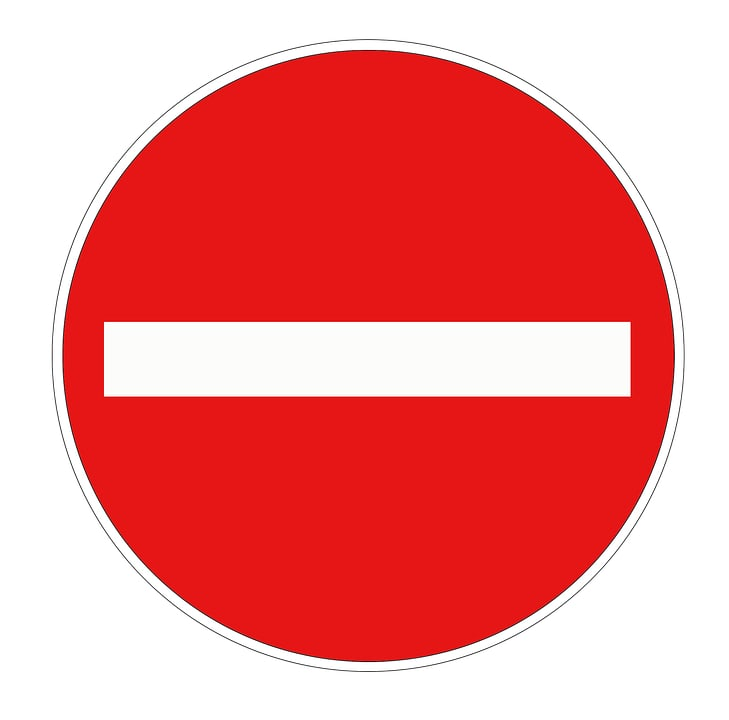
//> input picture tutorials/radon/1.jpg, 729 x 720 px; the run also reads 1 picture not shown here
$ ./test_radon   (built with g++ and OpenCV 4)
//> lines starting //> are read from the running program, lines starting //| are printed output that depends on the picture
### tutorials/radon/Singleton.h
/*
 * Singleton.h
 *
 *  Created on: Apr 2, 2014
 *      Author:
 */

#ifndef SINGLETON_H_
#define SINGLETON_H_
#include <cstddef>

namespace framework {
template<class T>
class Singleton {
private:
    static T* mInstance;
public:
    static T* Instance() {
        if (!mInstance) {
            mInstance = new T;
        }
        return mInstance;
    }
};

template<class T> T* Singleton<T>::mInstance = NULL;

}

#endif /* SINGLETON_H_ */

### tutorials/radon/Radon.h
#ifndef RADON_H
#define RADON_H

#include <iostream>
#include "opencv2/video/tracking.hpp"
#include "opencv2/features2d.hpp"
#include "opencv2/calib3d.hpp"
#include "opencv2/imgproc.hpp"
#include "opencv2/videoio.hpp"
#include "opencv2/highgui.hpp"
#include "Singleton.h"

namespace framework {
#define W_RANGE 22.5
#define SQRT_2  1.41421356
enum ConvType {
    CONV_FULL, // Full convolution, including border
    CONV_SAME, // Only the part that corresponds to the original image
    CONV_VALID // Only the submatrix containing elements that were not influenced by the border
};

class Radon: public Singleton<Radon> {
    friend class Singleton<Radon>;
public:
    Radon();
    virtual ~Radon();
    void convolution(cv::Mat &res, cv::Mat &img, cv::Mat &kernel, ConvType type);
    void waveletTranform(cv::Mat &res, cv::Mat &img, double threshold);
    void preProcessing(cv::Mat &res, cv::Mat &input, int std_size = 110, int edge = 10);
    bool computeRadon(cv::Mat &res, cv::Mat &img);
    bool computeRadon(double *res, cv::Mat &gray, int index);
    bool initRotateMatrixLookupTable(int &w, int &h, double step = 1, double range = 180);
    bool match(double &res, cv::Mat &r_a, cv::Mat &r_b);
    void computeRSignature(cv::Mat &res, cv::Mat &radon);
    void computeDistance(double &res, cv::Mat &img1, cv::Mat &img2);
private:
    int m_range;
    std::vector<cv::Mat> rot_mats;
};
}


#endif // RADON_H

### tutorials/radon/Radon.cpp
#include "Radon.h"
using namespace framework;

Radon::Radon()
{

}

Radon::~Radon() {

}

void Radon::convolution(cv::Mat &res, cv::Mat &img, cv::Mat &kernel, ConvType type) {
    cv::Mat src = img;
    if (CONV_FULL == type) {
        src = cv::Mat();
        const int additional_rows = kernel.rows -1, additional_cols = kernel.cols - 1;
        cv::copyMakeBorder(img, src, (additional_rows + 1)/2, additional_rows/2,
                           (additional_cols+1)/2, additional_cols/2,
                           cv::BORDER_CONSTANT, cv::Scalar(0));
    }

    cv::Point anchor(kernel.cols - kernel.cols/2 - 1, kernel.rows - kernel.rows/2 - 1);
    int border_mode = cv::BORDER_CONSTANT;
    cv::Mat fkernel;
    cv::flip(kernel, fkernel, -1);
    cv::filter2D(src,res, CV_64FC1, fkernel, anchor, 0, border_mode);

    if (CONV_VALID == type) {
        res = res
                .colRange((kernel.cols-1)/2, res.cols - kernel.cols/2)
                .rowRange((kernel.rows-1)/2, res.rows - kernel.rows/2);
    }
}

void Radon::waveletTranform(cv::Mat &res, cv::Mat &img, double threshold = 0.15) {
    cv::Mat src = img;
    if (img.channels() == 3) {
        cv::cvtColor(img, src, CV_BGR2GRAY);
    }
    double pi = M_PI;
    double m = 1.0;
    double dlt = std::pow(2.0, m);
    double x = 0, y = 0;
    double coff = 0;
    int n = 20;
    double a = -1 / sqrt(2*pi); // M_PI = acos(-1.0)
    cv::Mat phi_x = cv::Mat(n, n, CV_64FC1);
    cv::Mat phi_y = cv::Mat(n, n, CV_64FC1);

    for (int idx = 0; idx < n; idx++) {
        x = idx - (n+1) / 2.0;
        for (int idy = 0; idy < n; idy++) {
            y = idy - (n+1) / 2.0;
            coff = a /(dlt * dlt) * exp(-(x*x + y*y)/(2*dlt*dlt));
            phi_x.at<double>(idx, idy) = (coff * x); // TODO: what the hell?
            phi_y.at<double>(idx, idy) = (coff * y); // TODO: what the hell?
        }
    }
    cv::normalize(phi_x, phi_x);
    cv::normalize(phi_y, phi_y);

    cv::Mat gx, gy;
    this->convolution(gx, src, phi_x, CONV_SAME);
    this->convolution(gy, src, phi_y, CONV_SAME);

    cv::Mat grads = cv::Mat(src.size(), CV_64FC1);
    for (int i = 0; i < gx.rows; i++) {
        for (int j = 0; j < gx.cols; ++j) {
            x = gx.at<double>(i, j); // TODO: what the hell?
            y = gy.at<double>(i, j); // TODO: what the hell?
            grads.at<double>(i, j) = sqrt(x*x + y*y);
        }
    }

    double m_esp = 100.0 / (1LL << 52); // matlab esp = 2^-52
    cv::Mat angle_array = cv::Mat::zeros(src.size(), CV_64FC1);
    for (int i = 0; i < src.rows; i++) {
        for (int j = 0; j < src.cols; ++j) {
            double p = 90.0;
            if (fabs(gx.at<double>(i,j)) > m_esp) {
                p = atan(gy.at<double>(i, j)/ gx.at<double>(i, j)) * 180 / M_PI;
                if ( p < 0) p += 360;
                if (gx.at<double>(i, j) < 0 && p > 180) p -= 180;
                else if (gx.at<double>(i, j) < 0 && p < 180) p+= 180;
            }
            angle_array.at<double>(i, j) = p;
        }
    }

    cv::Mat edge_array = cv::Mat::zeros(src.size(), CV_64FC1);
    for (int i = 0; i < src.rows - 1; i++) {
        for (int j = 0; j < src.cols - 1; ++j) {
            x = angle_array.at<double>(i, j);
            y = grads.at<double>(i, j);
            if (((x >= -W_RANGE) && (x <= W_RANGE)) || ((x >= 180-W_RANGE) && (x <= 180+W_RANGE))) {
                if (y > grads.at<double>(i+1, j) && y > grads.at<double>(i-1, j)) edge_array.at<double>(i,j) = y;
            } else
                if (((x >= 90 - W_RANGE) && (x <= 90+W_RANGE)) || ((x >= 270 - W_RANGE) && (x <= 270+W_RANGE))) {
                    if (y > grads.at<double>(i, j+1) && y > grads.at<double>(i, j-1)) edge_array.at<double>(i, j) = y;
            } else
                if (((x >= 45 - W_RANGE) && (x <= 45+W_RANGE)) || ((x >= 225 - W_RANGE) && (x <= 225+W_RANGE))) {
                    if (y > grads.at<double>(i+1, j+1) && y > grads.at<double>(i-1, j-1)) edge_array.at<double>(i, j) = y;
            } else
                if (y > grads.at<double>(i+1, j-1) && y > grads.at<double>(i-1, j+1)) edge_array.at<double>(i, j) = y;
        }
    }

    // find max
    double max_e = edge_array.at<double>(0, 0);
    for (int i = 0; i < edge_array.rows; i++) {
        for (int j = 0; j < edge_array.cols; ++j) {
            if (max_e < edge_array.at<double>(i, j)) max_e = edge_array.at<double>(i, j);
        }
    }

    res = cv::Mat::zeros(src.size(), CV_8UC1);
    for (int i = 0; i < edge_array.rows; i++) {
        for (int j = 0; j < edge_array.cols; ++j) {
            edge_array.at<double>(i,j) /= max_e;
            if (edge_array.at<double>(i,j) > threshold) res.at<uchar>(i, j) = 255;
        }
    }
}

void Radon::preProcessing(cv::Mat &res, cv::Mat &input, int std_size, int edge) {
    cv::Mat gray;
    if (input.channels() == 3) this->waveletTranform(gray, input, 0.1);
    else gray = input.clone();
    for (int i = 0; i < edge; i++) {
        gray.row(i) -= gray.row(i); // clear data?
        gray.row(gray.rows - 1 - i) -= gray.row(gray.rows - 1 - i);
        gray.col(i) -= gray.col(i);
        gray.col(gray.cols - 1 - i) -= gray.col(gray.cols - 1 - i);
    }
    if (gray.cols != std_size || gray.rows != std_size)
        cv::resize(gray, gray, cv::Size(std_size, std_size));

    int w = (int)(SQRT_2 * (double) std_size) + 1;
    int t_pad = (w - std_size)/2;
    int l_pad = t_pad;
    int d_pad = w - t_pad - std_size;
    int r_pad = d_pad;

    cv::copyMakeBorder(gray, res, t_pad, d_pad, l_pad, r_pad, cv::BORDER_CONSTANT, 0);
}

bool Radon::computeRadon(cv::Mat &res, cv::Mat &img) {
    cv::Mat gray;
    this->preProcessing(gray, img);
    cv::imshow("gray", gray);
    int i = 0;
#ifdef USE_COL
    res = cv::Mat::zeros(m_range, gray.cols, CV_32FC1);
#else
    res = cv::Mat::zeros(gray.rows, m_range, CV_32FC1);
#endif
    int j = 0;
    for (i = 0; i < m_range; i++) {
#ifdef USE_COL
        double * ran = (double *)std::calloc(gray.cols, sizeof(double));
#else
        double * ran = (double *)std::calloc(gray.rows, sizeof(double));
#endif
        computeRadon(ran, gray, i);
#ifdef USE_COL
        for (j = 0; j < gray.cols; j++) {
            res.at<float>(i,j) = ran[j];
        }
#else
        for (j = 0; j < gray.cols; j++) {
            res.at<float>(j,i) = ran[j];
        }
#endif
    }
    double min, max;
    cv::minMaxLoc(res, &min, &max);
    res /= max;
    res *= 255;
    return true;
}

bool Radon::computeRadon(double *res, cv::Mat &gray, int index) {
    cv::Mat output;
    cv::warpAffine(gray, output, rot_mats[index], gray.size());
    int x, y;
    for (y = 0; y < gray.cols; y++) {
        for (x = 0; x < output.rows; x++) {
            res[y] += output.at<uchar>(y, x);
        }
    }
    return true;
}

bool Radon::initRotateMatrixLookupTable(int &w, int &h, double step, double range) {
    int new_w = (int)(w * SQRT_2) + 1;
    int new_h = (int)(h * SQRT_2) +1;
    cv::Point center(new_w/2, new_h/2);
    double scale = 1.0;
    double angle = 0.0;

    while (angle < range) {
        cv::Mat rot_mat( 2, 3, CV_32FC1 );
        rot_mat = cv::getRotationMatrix2D(center, angle, scale);
        rot_mats.push_back(rot_mat);
        angle = angle + step;
    }

    m_range = (int)(range/step);
    return true;
}

// [6 lines left out: function match, not called in this run]

void Radon::computeRSignature(cv::Mat &res, cv::Mat &radon) {
    cv::Mat m_radon;
    cv::multiply(radon, radon, m_radon);
    double mean = 0;
    res = cv::Mat::zeros(1, m_radon.cols, CV_32FC1);
    for (int i = 0; i < m_radon.rows; i++) {
        res += m_radon.row(i);
    }
    for (int i = 0; i < res.cols; i++) {
        mean += res.at<float>(0,i);
    }
    res /= mean / m_range;
}

void Radon::computeDistance(double &res, cv::Mat &img1, cv::Mat &img2) {
    cv::Mat err = img1 - img2;
    cv::multiply(err, err, err);
    res = 0;
    for (int i = 0; i < err.cols; i++) res += err.at<float>(0,i);
}

### tutorials/radon/test_radon.cpp
#include <iostream>
#include "Radon.h"

using namespace framework;

int main(int argc, char *argv[])
{
    cv::Mat tmp[6];
    cv::Mat r[6], r_candidate;
    cv::Mat r_sig[6];
    cv::Mat candidate, r_sig_c;

    tmp[0] = cv::imread("1.jpg");
//> tmp[0] is the input picture: 720 rows x 729 cols, CV_8UC3; mean B, G, R 140.5, 140.6, 241
    tmp[1] = cv::imread("2.jpg");
    tmp[2] = cv::imread("3.jpg");
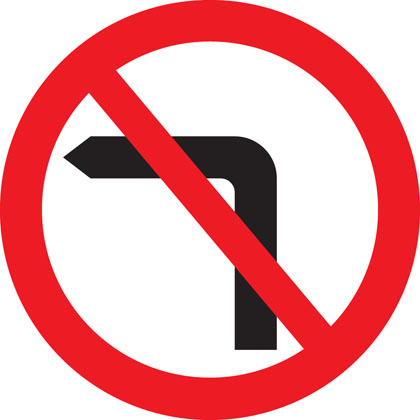
//> input picture tutorials/radon/3.jpg, 420 x 420 px
//> tmp[2] is the input picture: 420 rows x 420 cols, CV_8UC3; mean B, G, R 164.1, 160.9, 234.6
    tmp[3] = cv::imread("4.jpg");
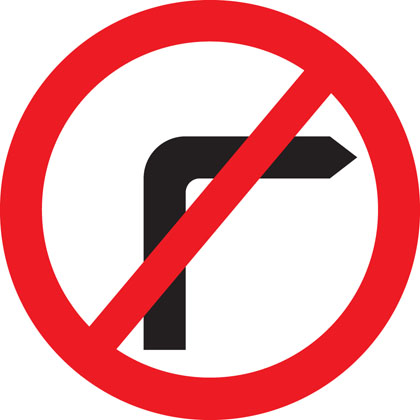
//> input picture tutorials/radon/4.jpg, 420 x 420 px
//> tmp[3] is the input picture: 420 rows x 420 cols, CV_8UC3; mean B, G, R 164.1, 160.9, 234.6
    tmp[4] = cv::imread("5.jpg");
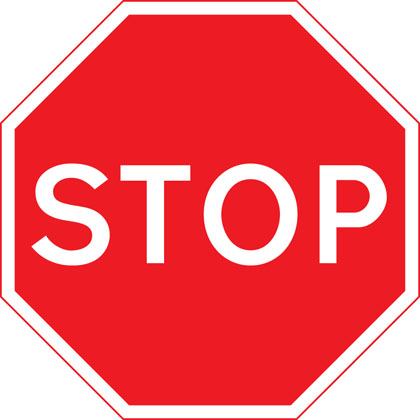
//> input picture tutorials/radon/5.jpg, 420 x 420 px
//> tmp[4] is the input picture: 420 rows x 420 cols, CV_8UC3; mean B, G, R 111.8, 106.1, 242.8
    tmp[5] = cv::imread("6.jpg");
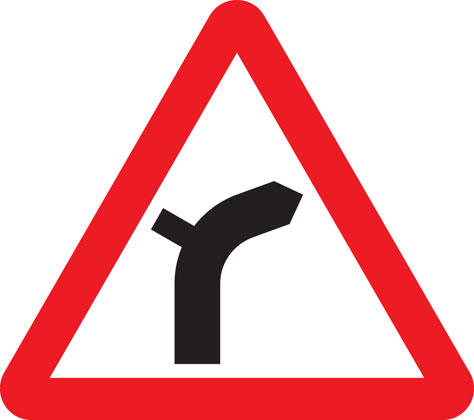
//> input picture tutorials/radon/6.jpg, 474 x 420 px
//> tmp[5] is the input picture: 420 rows x 474 cols, CV_8UC3; mean B, G, R 182.6, 180.1, 237.8
    candidate = cv::imread("2.jpg");

//    double step = 1, range = 180;
    Radon::Instance()->initRotateMatrixLookupTable(tmp[0].cols, tmp[0].rows);

    for (int i = 0; i < 6; i++) {
        Radon::Instance()->computeRadon(r[i], tmp[i]);

        r_sig[i] = cv::Mat::zeros(1, 180, CV_32FC1);
        Radon::Instance()->computeRSignature(r_sig[i], r[i]);
//        std::cout << r_sig[i] << std::endl;
    }
//> this loop made 6 passes
//> pass 1, in preProcessing, `if (input.channels() == 3) this->waveletTranform(gray, input, 0.1);`:
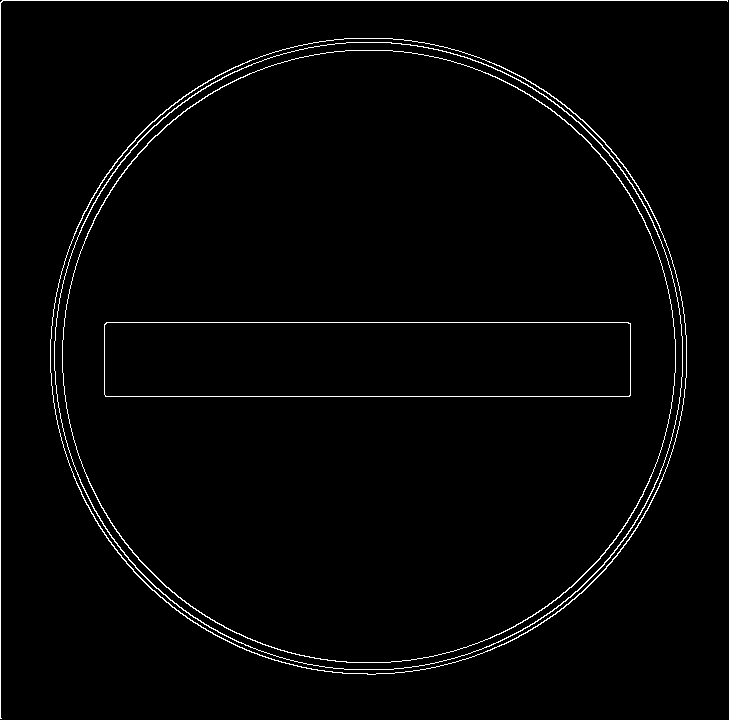
//> gray: 720 rows x 729 cols, CV_8UC1; 1.8% white in thin lines or dots
    Radon::Instance()->computeRadon(r_candidate, candidate);
//> the loop in waveletTranform (call 7), `for (int i = 0; i < gx.rows; i++)` made 420 passes
//> (x, y) on passes 1 to 3: (714.7, -453.6), (629.1, -629), (428.9, -765.6)
//> after the loop in waveletTranform (call 7), `for (int i = 0; i < gx.rows; i++)`: x = -629
//> after the loop in waveletTranform (call 7), `for (int i = 0; i < src.rows; i++)`:
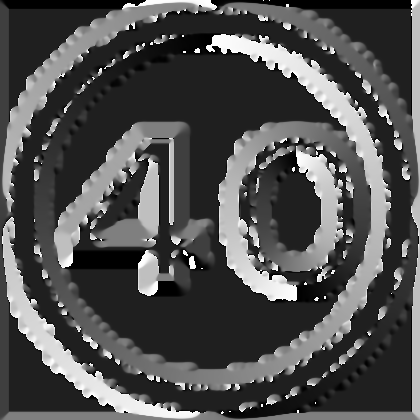
//> angle_array: 420 rows x 420 cols, CV_64FC1; min 4.42e-14, max 360, mean 112.9; drawn with min black and max white
//> the loop in waveletTranform (call 7), `for (int i = 0; i < src.rows - 1; i++)` made 419 passes
//> (x, y) on passes 1 to 3: (340.4, 923.3), (330.7, 877.6), (315, 738.2)
//> after the loop in waveletTranform (call 7), `for (int i = 0; i < src.rows - 1; i++)`: x = 225; y = 738.2
//> after the loop in waveletTranform (call 7), `for (int i = 0; i < edge_array.rows; i++)`: max_e = 1030.9
//> after the loop in waveletTranform (call 7), `for (int i = 0; i < edge_array.rows; i++)`: edge_array: 420 rows x 420 cols, CV_64FC1; min 0, max 1, mean 0.0211
//> after the loop in waveletTranform (call 7), `for (int i = 0; i < edge_array.rows; i++)`: res: 420 rows x 420 cols, CV_8UC1; 2.9% white in thin lines or dots
//> after the loop in preProcessing (call 7), `for (int i = 0; i < edge; i++)`: gray: 420 rows x 420 cols, CV_8UC1; 2.2% white in thin lines or dots
    r_sig_c = cv::Mat::zeros(1, 180, CV_32FC1);
    Radon::Instance()->computeRSignature(r_sig_c, r_candidate);
//> r_sig_c = 180 values, max 23.36 at index 0, min 0 at index 16, mean 1

    cv::imshow("r1", r[0]);
    cv::imshow("r2", r[1]);
    cv::imshow("r3", r[2]);
    cv::imshow("r4", r[3]);
    cv::imshow("r5", r[4]);
    cv::imshow("r6", r[5]);
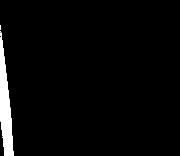
//> window 'r6': 156 rows x 180 cols, CV_8UC1; min 0, max 255, mean 8.8

    double distance = 0.0;
    for (int i = 0; i < 6; i++) {
        Radon::Instance()->computeDistance(distance, r_sig[i], r_sig_c);
        std::cout << distance << " ";
    }
//> this loop made 6 passes
//> distance on passes 1 to 6: 748.9, 0, 32.87, 29.28, 90.24, 25.94
//| 748.879 0 32.8674 29.2811 90.2387 25.9394
    std::cout << std::endl;
    cv::waitKey(0);
    return 0;
}
